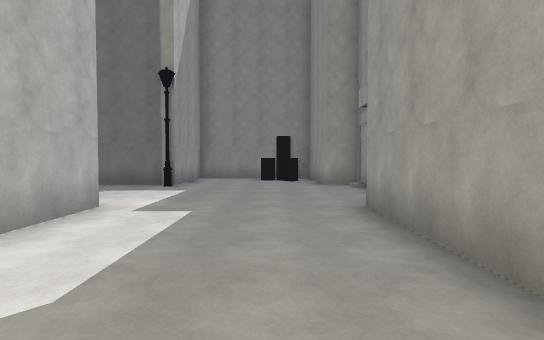
view 1 (above)

12 first-person views from a walk through a Unity game level. The camera is 1.5 m above the floor, tilts 2° down and sees 80° across. The floor is counted in squares, 2 m on a side. Each view is taken from the middle of a square. On the plan, view 1 faces up. The plan holds only what a view shows up to about 11 squares ahead; the rest is blank. The place goes on beyond the plan. The player is left out.

view 2
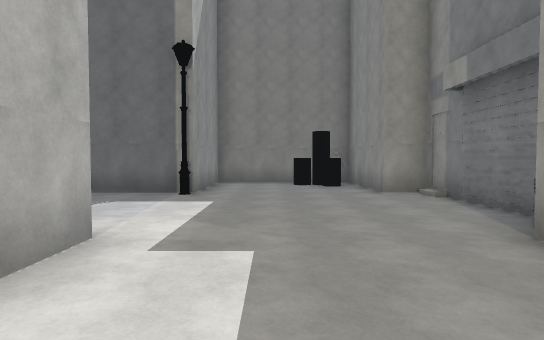

view 3
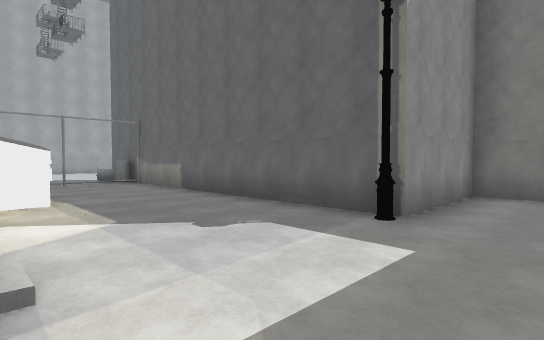

view 4
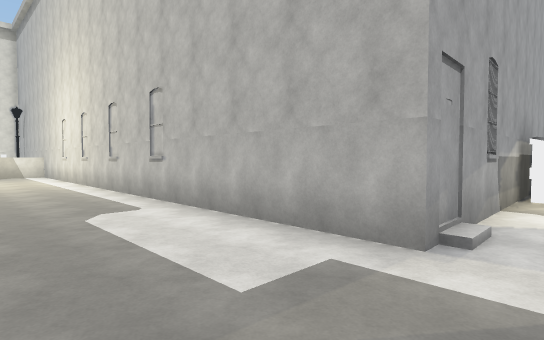

view 5
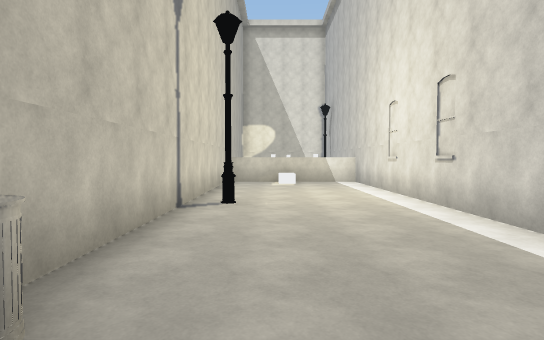

view 6
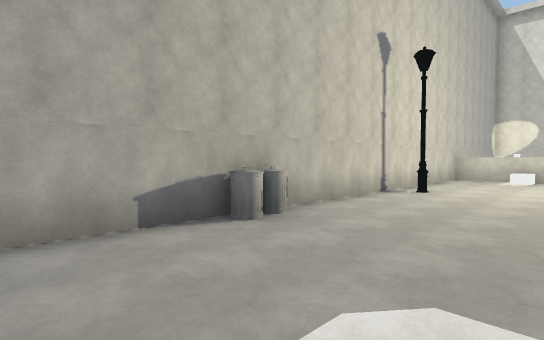

view 7
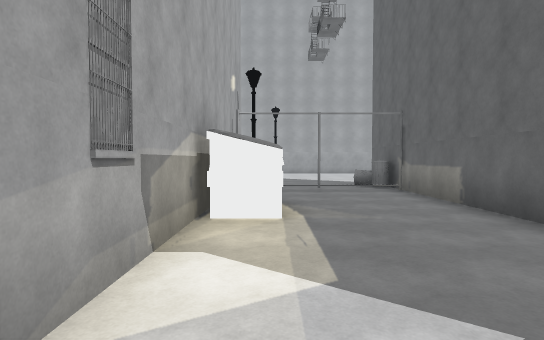

view 8
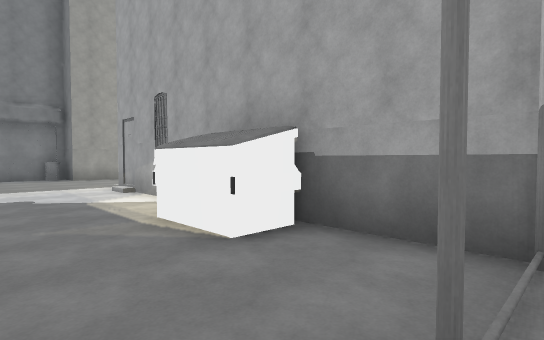

view 9
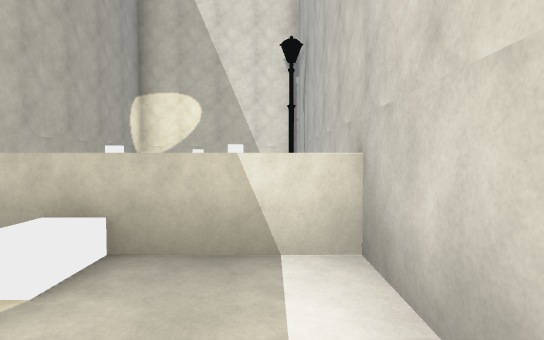

view 10
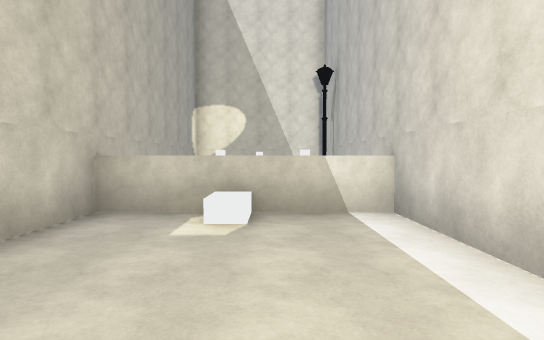

view 11
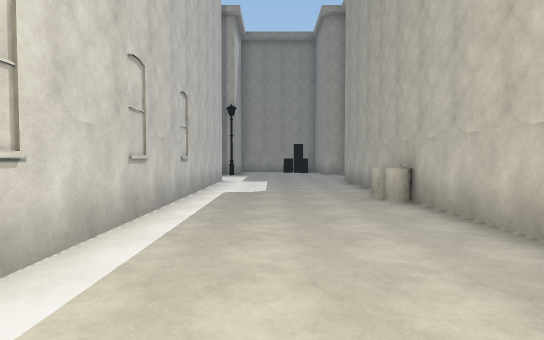

view 12
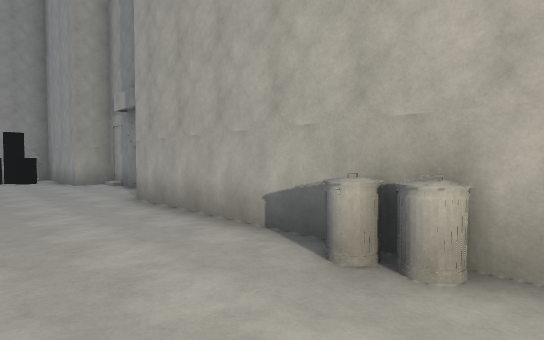

### Floor plan
Points are (right, up) in squares from view 1. A wall is a line through its corners. A room is listed if a view was taken in it or the views show most of it. See-through windows are left out.
Room 1 (views 1, 2, 3, 4, 5, 6, 7, 8, 9, 10, 11, 12)
walls: (2.4, 6.4) (2.4, 9.1); (-3.4, 9.1) (-10.5, 9.1); (1.5, 9.1) (1.5, 12.3) (-2.7, 12.3) (-2.7, 9.4); (-10.8, 5) (-2.7, 5) (-2.7, -9.9); (-2.8, -9.5) (1.5, -9.5); (1.5, -10.1) (1.5, 4.2)
ways out: opening at (1, 6)
objects: other object (-8, 6) to (-7, 6); streetlight (-3, 9); white block (-1, -9); drum (0, 11) to (1, 11); streetlight (1, -5); bin (1, 0)
Room 2 (no view inside)
walls: (-2.7, -9.9) (-2.7, -11.4); (1.5, -11.6) (1.5, -10.1)
objects: other object (0, -11)

Positions as (right, up) in squares from view 1, and headings:
1: (0, 0), facing up
2: (-1, 2), facing up
3: (-1, 5), facing up-left
4: (0, 6), facing down-left
5: (0, 1), facing down
6: (-2, 3), facing down-right
7: (-3, 6), facing left
8: (-11, 8), facing down-right
9: (-2, -7), facing down
10: (-1, -5), facing down
11: (-1, -6), facing up
12: (-1, -1), facing up-right
